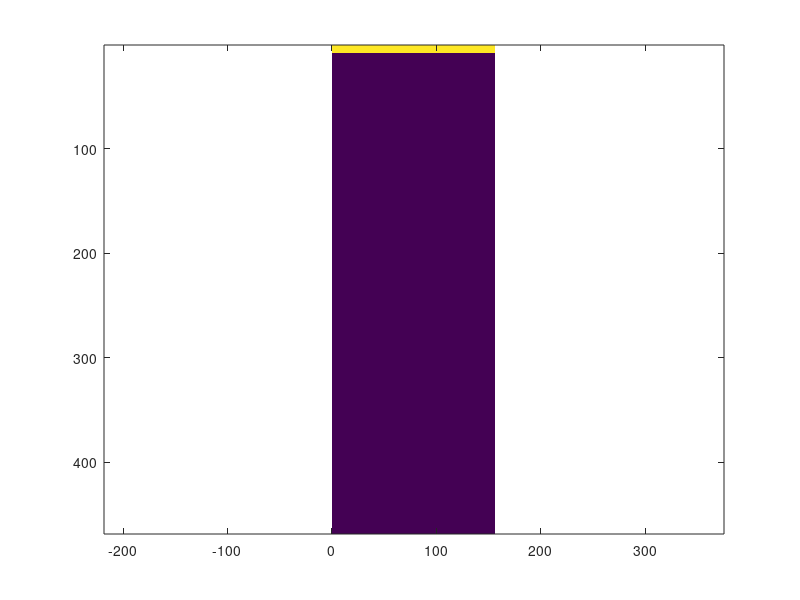

The MATLAB script that drew this image: (Note: this script raises an error after producing the figure.)
%%%%%%%%%%%%%%%%%%%%%%%%%%%%%%%%%%%%%%%%%%%%%%%%%%%%%%%%%%%%%
% GIANMARCO PINTON
% FIRST WRITTEN: 2018-06-21
% LAST MODIFIED: 2022-04-07
% Launch Fullwave 2 code, easy matlab wrapper
%%%%%%%%%%%%%%%%%%%%%%%%%%%%%%%%%%%%%%%%%%%%%%%%%%%%%%%%%%%%%
%%% Basic variables %%%%%%%%%%%%%%%%%%%%%%%%%%%%%%%%%%%%%%%%%
c0 = 1540;         % average speed of sound (m/s)
f0= 1e6;
omega0 = 2*pi*f0; % center radian frequency of transmitted wave
wX = 2e-2;         % width of simulation field (m)
wY = 6e-2;         % depth of simulation field (m)
duration = wY*2.3/c0;  % duration of simulation (s)
p0 = 1e5; % pressure in Pa
%%% Advanced variables %%%%%%%%%%%%%%%%%%%%%%%%%%%%%%%%%%%%%%
ppw = 12;          % number of points per spatial wavelength
cfl = 0.4;         % Courant-Friedrichs-Levi condition
ppp = ppw/cfl;     % points per period
%%% Grid size calculations %%%%%%%%%%%%%%%%%%%%%%%%%%%%%%%%%%
lambda = c0/omega0*2*pi; % wavelength (m)
nX = round(wX/lambda*ppw);  % number of lateral elements
nY = round(wY/lambda*ppw);  % number of depth elements
nT = round(duration*c0/lambda*ppw/cfl); % number of time points
dX = c0/omega0*2*pi/ppw % step size in x
dY = dX; % step size in y (please keep step sizes the same)
dT = dX/c0*cfl; % step size in time

ncycles = 2; % number of cycles in pulse
dur = 2; % exponential drop-off of envelope
%%% Generate input coordinates %%%%%%%%%%%%%%%%%%%%%%%%%%%
inmap = zeros(nX,nY); 
inmap(:,1:8)=ones(nX,8);
imagesc(inmap'), axis equal, axis tight
incoords = mapToCoords(inmap); % note zero indexing for compiled code
plot(incoords(:,1),incoords(:,2),'.')
%%% Generate initial conditions based on input coordinates %%%%%%
ncycles = 2; % number of cycles in pulse
dur = 2; % exponential drop-off of envelope
fcen=[round(nX/2) round(nY/1.3)]; % center of focus
t = (0:nT-1)/nT*duration-ncycles/omega0*2*pi;
icvec = exp(-(1.05*t*omega0/(ncycles*pi)).^(2*dur)).*sin(t*omega0)*p0;
plot(icvec)
icmat=repmat(icvec,size(incoords,1)/8,1);
for k=2:8
  t=t-dX/c0; icvec = exp(-(1.05*t*omega0/(ncycles*pi)).^(2*dur)).*sin(t*omega0)*p0;
  icmat=[icmat' repmat(icvec,size(incoords,1)/8,1)']';
end
imagesc(icmat)
%%% Generate output coordinates %%%%%%%%%%%%%%%%%%%%%%%%%%
modX=1; modY=1;
outcoords = coordsMatrix(nX,nY,modX,modY);
plot(outcoords(:,1),outcoords(:,2),'.')
outcoords(:,3)=0; % label zero for total field
outcoords(find(outcoords(:,2)==9),3)=1; % label 1 for transducer surface
idc=find(outcoords(:,3)==0);
idxducer=find(outcoords(:,3)==1);
plot(outcoords(idc,1),outcoords(idc,2),'.'),hold on
plot(outcoords(idxducer,1),outcoords(idxducer,2),'r.'), hold off
%%% Generate field maps %%%%%%%%%%%%%%%%%%%%%%%%%%%%%%%%%%
load vishuman_abdominal_slice
figure(1), imagesc(cmap'), figure(2), imagesc(rhomap')
betamap=Nmap;
cmap=interp2easy(cmap,dm/dX,dm/dX,'nearest');
rhomap=interp2easy(rhomap,dm/dX,dm/dX,'nearest');
Amap=interp2easy(Amap,dm/dX,dm/dX,'nearest');
betamap=interp2easy(betamap,dm/dX,dm/dX,'nearest');

cmap=cmap(round(end/2)-round(nX/2)+1:round(end/2)-round(nX/2)+nX,1:nY);
rhomap=rhomap(round(end/2)-round(nX/2)+1:round(end/2)-round(nX/2)+nX,1:nY);
Amap=Amap(round(end/2)-round(nX/2)+1:round(end/2)-round(nX/2)+nX,1:nY);
betamap=betamap(round(end/2)-round(nX/2)+1:round(end/2)-round(nX/2)+nX,1:nY);


gfilt=(5/10)^2*ppw/2; % correct for pixelization
cmap=imgaussfilt(cmap,gfilt);
rhomap=imgaussfilt(rhomap,gfilt);
Amap=imgaussfilt(Amap,gfilt);
betamap=imgaussfilt(betamap,gfilt);


%%%%%%%%%%%%%%%%%%%%%%%%%%%%%%%%%%%%%%%%%%%%%%%%%%%%%%%%%%%%%%%%%%%%%%%%
%% Focus on transmit and focus on receive%%%%%%%%%%%%%%%%%%%%%%%%%%%%%%%
%% Walking aperture %%%%%%%%%%%%%%%%%%%%%%%%%%%%%%%%%%%%%%%%%%%%%%%%%%%%

tx.nTx=40; % number of Tx events
tx.dep=nY/1.3*dY; % focal depth (m)
tx.bmw=lambda/2; % beamwidth (m), is this an integer multiple of dX? 

fcen=[round(nX/2) tx.dep/dX]; % center of focus on axis

t = (0:nT-1)/nT*duration-ncycles/omega0*2*pi;
icvec = exp(-(1.05*t*omega0/(ncycles*pi)).^(2*dur)).*sin(t*omega0)*p0;
[icmat dd] = focusCoords(fcen(1),fcen(2),incoords(1:size(incoords,1)/8,:),icvec,cfl);
for k=2:8
  t=t-dX/c0; icvec = exp(-(1.05*t*omega0/(ncycles*pi)).^(2*dur)).*sin(t*omega0)*p0;
  icmat=[icmat' focusCoords(fcen(1),fcen(2),incoords((k-1)*size(incoords,1)/8+1:(k)*size(incoords,1)/8,:),icvec,cfl)']';
end
imagesc(icmat)

% instead of moving the transducer, we will move the maps
nXextend=nX+ceil(tx.bmw/dX*tx.nTx);
%%% Generate field maps %%%%%%%%%%%%%%%%%%%%%%%%%%%%%%%%%%
load vishuman_abdominal_slice
%figure(1), imagesc(cmapextend'), figure(2), imagesc(rhomapextend')
betamap=Nmap;
cmapextend=interp2easy(cmap,dm/dX,dm/dX,'nearest');
rhomapextend=interp2easy(rhomap,dm/dX,dm/dX,'nearest');
Amapextend=interp2easy(Amap,dm/dX,dm/dX,'nearest');
betamapextend=interp2easy(betamap,dm/dX,dm/dX,'nearest');

cmapextend=cmapextend(round(end/2)-round(nXextend/2)+1:round(end/2)-round(nXextend/2)+nXextend,1:nY);
rhomapextend=rhomapextend(round(end/2)-round(nXextend/2)+1:round(end/2)-round(nXextend/2)+nXextend,1:nY);
Amapextend=Amapextend(round(end/2)-round(nXextend/2)+1:round(end/2)-round(nXextend/2)+nXextend,1:nY);
betamapextend=betamapextend(round(end/2)-round(nXextend/2)+1:round(end/2)-round(nXextend/2)+nXextend,1:nY);


gfilt=(5/10)^2*ppw/2; % correct for pixelization
cmapextend=imgaussfilt(cmapextend,gfilt);
rhomapextend=imgaussfilt(rhomapextend,gfilt);
Amapextend=imgaussfilt(Amapextend,gfilt);
betamapextend=imgaussfilt(betamapextend,gfilt);

scat_density=0.05;
scats=rand(nXextend,nY);
scats(find(scats>scat_density))=0;
scats=scats/max(max(scats));
mean(mean(scats))
scats(:,1:10)=0; % don't put scatters inside your transducer
rhosr=0.0375*2; % scatterer impedance contrast 

rhomapextend=rhomapextend-scats*1000*rhosr;
imagesc(rhomapextend'), colorbar

for n=1:tx.nTx
  outdir=['/kulm/scratch/bmm890/txrx_' num2str(n) '/']
  eval(['!mkdir -p ' outdir]);

  cmap=cmapextend(1+(n-1)*round(tx.bmw/dX):(n-1)*round(tx.bmw/dX)+nX,:);
  rhomap=rhomapextend(1+(n-1)*round(tx.bmw/dX):(n-1)*round(tx.bmw/dX)+nX,:);
  Amap=Amapextend(1+(n-1)*round(tx.bmw/dX):(n-1)*round(tx.bmw/dX)+nX,:);
  betamap=betamapextend(1+(n-1)*round(tx.bmw/dX):(n-1)*round(tx.bmw/dX)+nX,:);
  
  imagesc(rhomap'), axis equal, drawnow

  eval(['!cp fullwave2_try6_nln_relaxing ' outdir]);
  
  cwd=pwd; addpath(cwd);
  cd(outdir)
  prep_fullwave2_try6_nln_relaxing9(c0,omega0,wX,wY,duration,p0,ppw,cfl,cmap,rhomap,Amap,betamap,incoords,outcoords,icmat)
  eval('!./fullwave2_try6_nln_relaxing & ')
  cd(cwd);

end


%%% GENERATE IMAGE %%%%%%%%%%%%%%%%%%%%%%%%%%%%%%%%%%%%%%%%%%%%%%%%%%%%%%%%
deps = 2e-3:lambda/8:nY*dY/1.1;
lats = 0;
xducercoords = outcoords(idxducer,:);
bm=zeros(length(lats),length(deps),tx.nTx);
idps=cell(length(lats),length(deps));
fnumber=1;

n=round(tx.nTx/2);
 outdir=['/kulm/scratch/bmm890/txrx_' num2str(n) '/']
ncoordsout=size(outcoords,1);
nRun=sizeOfFile([outdir 'genout.dat'])/4/ncoordsout;
pxducer = readGenoutSlice(['genout.dat'],0:nRun-1,size(outcoords,1),idxducer);
imagesc(powcompress(pxducer,1/3))
px=pxducer(:,round(size(pxducer,2)/2));
[val idt0]=max(abs(hilbert(px)))

for n=1:tx.nTx
  outdir=['/kulm/scratch/bmm890/txrx_' num2str(n) '/']

  ncoordsout=size(outcoords,1);
  nRun=sizeOfFile([outdir 'genout.dat'])/4/ncoordsout;
  while(nRun<nT-1)
    pause(0.1)
    nRun=sizeOfFile([outdir 'genout.dat'])/4/ncoordsout;
  end
 pxducer = readGenoutSlice([outdir 'genout.dat'],0:nRun-1,size(outcoords,1),idxducer);
 %imagesc(powcompress(pxducer,1/3)), drawnow
 
  if(n==1)
    idps=cell(length(lats),length(deps));
    for ii=1:length(lats)
      lat=lats(ii);
      for jj=1:length(deps)
        dep=deps(jj);
        fcen=round([lat/dY+mean(xducercoords(:,1)) dep/dY ]);
        idx=find(abs(xducercoords(:,1)-fcen(1))<=fcen(2)/fnumber);
        dd=focusProfile(fcen,xducercoords(idx,:),dT/dY*c0);
        idt=idt0+round(2*dep/double(c0)/(dT));
        idp=double((size(pxducer,1)*(idx-1))+double(idt)+dd);
	idp=idp(find(idp<=size(pxducer,1)*size(pxducer,2)));
        idps{ii,jj}=idp;
      end
    end
  end

  for ii=1:length(lats)
    for jj=1:length(deps)
      bm(ii,jj,n)=sum(pxducer(idps{ii,jj}));
    end
  end
end


%% PLOT THE BMODE IMAGE %%
figure(1)
n=1:tx.nTx; bws=((n-(tx.nTx+1)/2)*tx.bmw);
imagesc(bws*1e3,deps*1e3,dbzero(abs(hilbert(squeeze(bm)))),[-40 0])
colormap gray, colorbar
xlabel('mm'), ylabel('mm')
axis equal, axis tight

% think about speed of sound, idt0, colorbar, sampling, ...

addpath /celerina/gfp/mfs/dumbmat/
figure(1)
n=1:tx.nTx; bws=((n-(tx.nTx+1)/2)*tx.bmw);
img=dbzero(abs(hilbert(squeeze(bm))));
img=interp2easy(img,4,1);
imagesc(bws*1e3,deps*1e3,img,[-40 0])
colormap gray, colorbar
xlabel('mm'), ylabel('mm')
axis equal, axis tight
